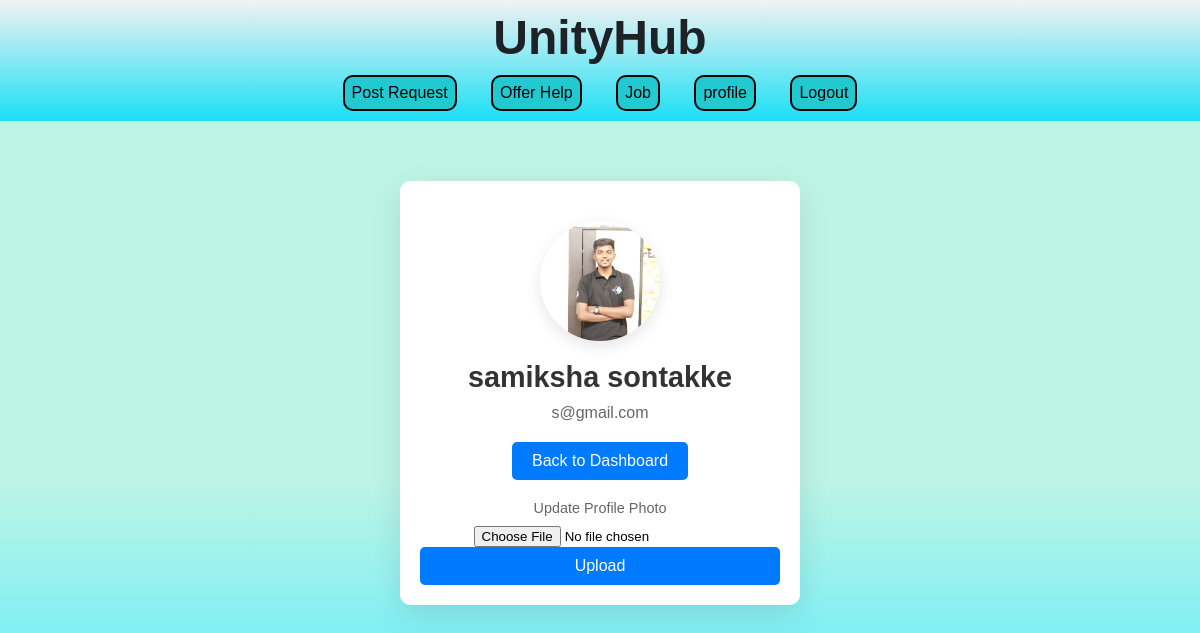
Screenshot of /profile.php (signed in) with the database file from the repository.
### tables this page shows
CREATE TABLE IF NOT EXISTS `users` (
  `id` int NOT NULL AUTO_INCREMENT,
  `name` varchar(100) NOT NULL,
  `email` varchar(100) NOT NULL,
  `password` varchar(255) NOT NULL,
  `profile_photo` varchar(255) DEFAULT NULL,
  `role` enum('poster','provider') NOT NULL,
  `wallet_balance` decimal(10,2) DEFAULT '0.00',
  PRIMARY KEY (`id`),
  UNIQUE KEY `email` (`email`)
);

### profile.php (the view, shortened to what this page needs)
<?php
require 'db.php';
$userId = $_SESSION['user_id'];
$stmt = $conn->prepare("SELECT name, email, profile_photo FROM users WHERE id = ?");
$stmt->bind_param("i", $userId);
$stmt->execute();
$result = $stmt->get_result();
$user = $result->fetch_assoc();
if ($user) {
    $username = $user['name'];
    $email = $user['email'];
    $profilePhoto = $user['profile_photo'] ? $user['profile_photo'] : 'default-avatar.png';
} else {
    echo "User not found.";
    exit();
}
?>
<!DOCTYPE html>
<html lang="en">
<head>
    <link rel="stylesheet" href="profile.css">
</head>
<body>
<header>
    <a href="dashboard.php">
    <h1
          style="
            font-size: 48px;
            font-weight: 700;
            margin: 0;
            z-index: 2;
            position: relative;
          "
        >
        UnityHub
        </h1></a>
        <center>
        <nav>
            <a href="post-request.php">Post Request</a>
            <a href="offer-help.php">Offer Help</a>
            <a href="ad.html">Job</a>
            <a href="profile.php">profile</a>
            <a href="logout.php">Logout</a>
        </nav>
       </center>
    </header>
    <center>
    <div class="profile-container">
        <div class="card">
            <div class="profile-photo">
                <img src="<?php echo htmlspecialchars($profilePhoto); ?>" alt="Profile Photo">
            </div>
            <h1 class="username"><?php echo htmlspecialchars($username); ?></h1>
            <p class="email"><?php echo htmlspecialchars($email); ?></p>
            <a href="dashboard.php" class="btn">Back to Dashboard</a>
            <form action="upload_photo.php" method="POST" enctype="multipart/form-data" class="upload-form">
                <label for="profile_photo" class="file-label">Update Profile Photo</label>
                <input type="file" name="profile_photo" id="profile_photo" accept="image/*">
                <button type="submit" class="btn upload-btn">Upload</button>
            </form>
        </div>
    </div>
</center>
</body>
</html>

### profile.css (style rules this page uses)
* { margin: 0; padding: 0; box-sizing: border-box; }
body { font-family: 'Arial', sans-serif; background: linear-gradient(0deg,rgba(58, 232, 252, 0.81) 10%,rgba(174, 241, 223, 0.81) 40%); height: 100vh; overflow: hidden; }
.profile-container { width: 100%; max-width: 400px; background: #ffffff; box-shadow: 0 10px 30px rgba(0, 0, 0, 0.1); border-radius: 10px; overflow: hidden; animation: slide-in 0.8s ease-out; margin-top: 5%; }
.card { text-align: center; padding: 20px; }
.profile-photo { margin: 20px auto; width: 120px; height: 120px; border-radius: 50%; overflow: hidden; box-shadow: 0 5px 15px rgba(0, 0, 0, 0.1); animation: fade-in 1s ease-in-out; }
.profile-photo img { width: 100%; height: 100%; object-fit: cover; }
.username { font-size: 1.8em; font-weight: bold; color: #333; margin: 10px 0; animation: fade-in-down 1.2s ease-in-out; }
.email { font-size: 1em; color: #666; margin-bottom: 20px; animation: fade-in-down 1.4s ease-in-out; }
.btn { display: inline-block; padding: 10px 20px; color: #ffffff; background-color: #007bff; border: none; border-radius: 5px; text-decoration: none; font-size: 1em; cursor: pointer; transition: background-color 0.3s ease, transform 0.3s ease; }
.upload-form { margin-top: 20px; }
.file-label { display: block; margin-bottom: 10px; font-size: 0.9em; color: #666; }
.upload-btn { width: 100%; }
header { background: linear-gradient(180deg, #f2f2f2 0%, #1adff5 100%); color: white; padding: 10px 20px; }
nav a { color: #000000; text-decoration: none; margin: 0 15px; font-size: 16px; border-radius: 10px; border: 2px solid black; padding: 7px; background-color:rgb(34, 201, 209); animation-delay: 1s; transition: transform 0.3s ease, background-color 0.3s ease; display: inline-block; }
nav { margin-top:10px; }
header h1 { text-align: center; color:rgb(30, 34, 38); }
a { text-decoration: none;; }

### rows the page displays
users: profile_photo (picture), name "samiksha sontakke", email "s@gmail.com"
